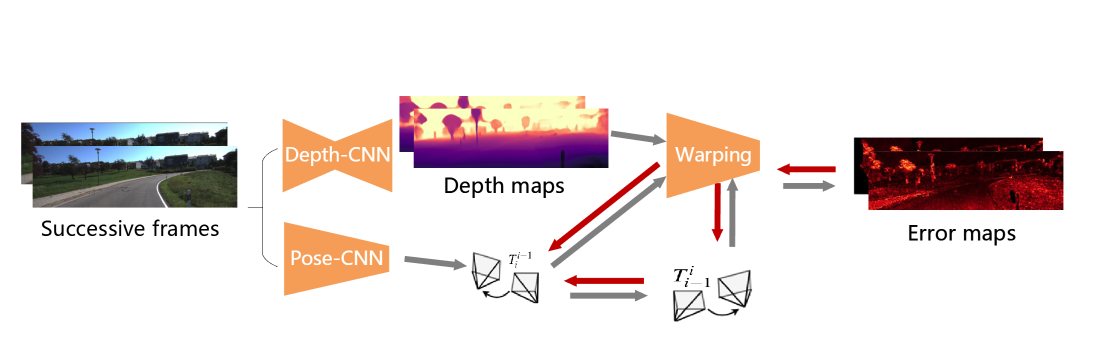
#> input picture scripts/media-sources/doc-source-0.png, 2193 x 676 px, given in place of cad-animation.webp, which was not available (shown at 1/2 size)
$ python optimize-animations.py media-sources
#> lines starting #> are read from the running program, lines starting #| are printed output that depends on the picture; pictures that were not available may be replaced by others from this repository, and a replacement may not be noted
"""Rebuild animated WebP assets from an external source directory (Pillow).

Usage: python scripts/optimize-animations.py /path/to/original/animations
The source directory must contain the four full-resolution .webp animations.
"""
from pathlib import Path
from PIL import Image
import sys
from bisect import bisect_right
from itertools import accumulate

root = Path(__file__).resolve().parents[1]
source = Path(sys.argv[1]).resolve()
target = root / 'images/making/manipulator'
if source == target.resolve():
    raise SystemExit('Use a separate source directory to avoid repeated lossy encoding.')
for name in ('cad-animation', 'ros-arm', 'ros-gripper', 'physical-arm'):
    with Image.open(source / f'{name}.webp') as image:
#> image is the input picture: PIL image 2193x676 RGBA; mean R, G, B, A 232.8, 224, 222.4, 255
        frames, durations = [], []
        for index in range(image.n_frames):
            image.seek(index)
            image.load()
            frames.append(image.convert('RGB').copy())
            durations.append(image.info.get('duration', 67))
#> after the loop, durations = [67]; frames = 1 item
        if '--previews-only' not in sys.argv:
            frames[0].save(target / f'{name}.webp', save_all=True,
                           append_images=frames[1:], duration=durations, loop=0,
                           quality=82, method=4, minimize_size=True)
        preview, timings = [], []
        ends = list(accumulate(durations))
#> ends = [67]
        for timestamp in range(0, sum(durations), 83):
            thumb = frames[min(bisect_right(ends, timestamp), len(frames) - 1)].copy()
            thumb.thumbnail((710, 400), Image.Resampling.LANCZOS)
            preview.append(thumb)
            timings.append(min(83, sum(durations) - timestamp))
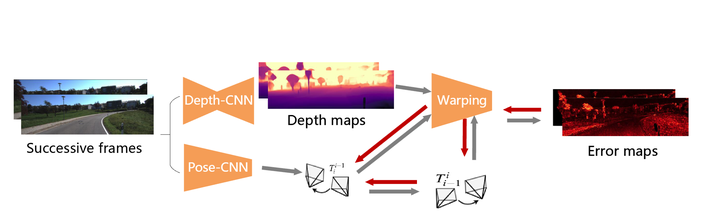
#> thumb: PIL image 710x219 RGB; mean R, G, B 232.6, 223.8, 222.2
#> after the loop, preview = 1 item; timings = [67]
        # Keep original timing; coalescing identical frames is handled by WebP.
        preview[0].save(target / f'{name}-preview.webp', save_all=True,
                        append_images=preview[1:], duration=timings, loop=0,
                        quality=76, method=4, minimize_size=True)
        still = frames[0].copy()
        still.thumbnail((710, 400), Image.Resampling.LANCZOS)
        still.save(target / f'{name}-still.webp', quality=86, method=6)
        print(name, 'frames', len(frames), 'duration_ms', sum(durations), flush=True)
#| cad-animation frames 1 duration_ms 67
#> pass 2 of the loop `for name in ('cad-animation', 'ros-arm', 'ros-gripper', 'physical-arm'):`:
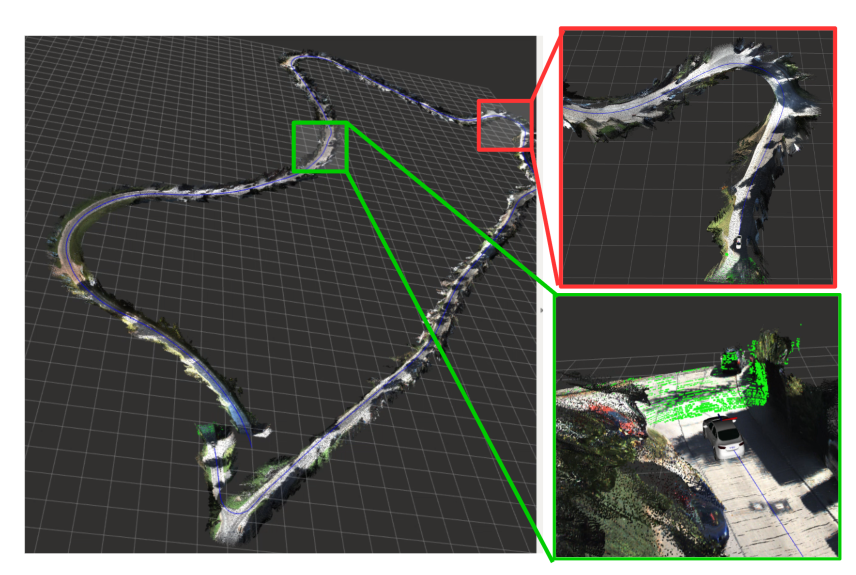
#> input picture scripts/media-sources/doc-source-1.png, 1712 x 1149 px, given in place of ros-arm.webp, which was not available (shown at 1/2 size)
#> image is the input picture: PIL image 1712x1149 RGBA; mean R, G, B, A 94.4, 95.3, 90.2, 255
#> after the loop `for timestamp in range(0, sum(durations), 83):`:
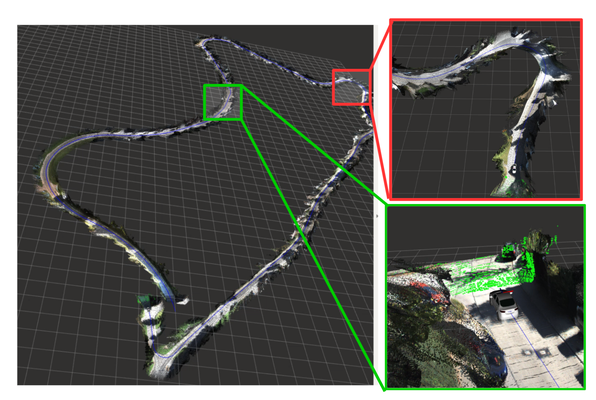
#> thumb: PIL image 596x400 RGB; mean R, G, B 94.3, 95.2, 90.1
#| ros-arm frames 1 duration_ms 67
#> (the run stopped early here; a loop or call above may not have finished)
